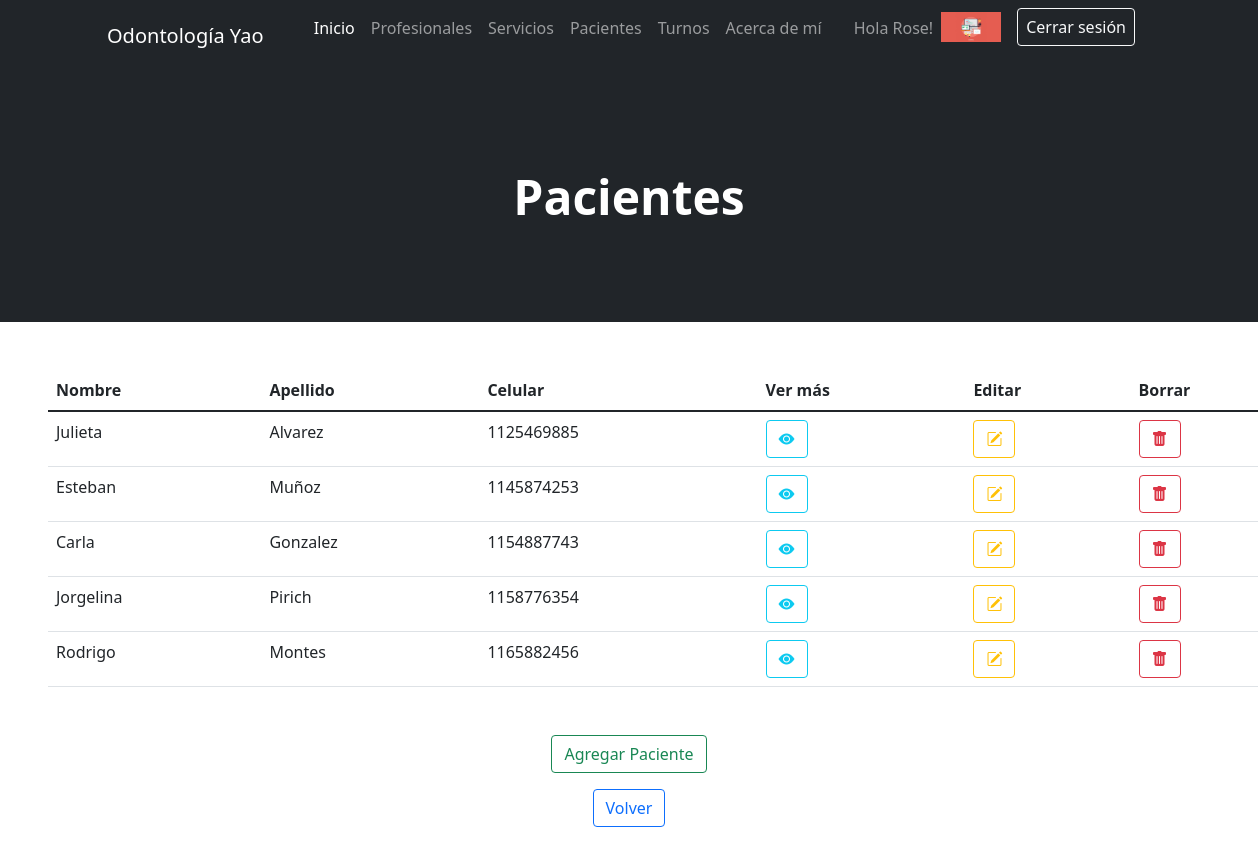
The page /AppOdonto/paciente/list/ (signed in) on the database its author committed.
### AppOdonto/models.py (models this page shows, shortened)
class Avatar(models.Model):
    usuario = models.ForeignKey(User, on_delete=models.CASCADE)
    imagen = models.ImageField(upload_to="avatares", null=True, blank=True)

class Paciente(models.Model):
    nombre = models.CharField(max_length=25)
    apellido = models.CharField(max_length=25)
    edad = models.IntegerField()
    celular = models.CharField(max_length=10)
    email = models.EmailField()

### AppOdonto/views.py (the view)
# urls.py: path('paciente/list/', PacienteList.as_view(), name="Paciente List"),
class PacienteList(LoginRequiredMixin, ListView):
    model = Paciente

### AppOdonto/templates/AppOdonto/paciente_list.html (shortened to what this page needs)
{% extends "AppOdonto/padre.html" %}
{% block header %}
    <h1 class="display-5 fw-bolder text-white mb-2">Pacientes</h1>
{% endblock %}
{% block formulario %}
<table class="table m-5">
    <thead>
    <tr>
        <th scope="col">Nombre</th>
        <th scope="col">Apellido</th>
        <th scope="col">Celular</th>
        <th scope="col">Ver más</th>
        <th scope="col">Editar</th>
        <th scope="col">Borrar</th>
    </tr>
    </thead>
    <tbody class="table-group-divider">
    {% for paciente in object_list %}
        <tr>
            <td>{{paciente.nombre}}</td>
            <td>{{paciente.apellido}}</td>
            <td>{{paciente.celular}}</td>
            <td><a href="{% url 'Paciente Detail' paciente.id %}" class="btn btn-outline-info"><i class="bi bi-eye-fill"></i></a></td>
            <td><a href="{% url 'Paciente Edit' paciente.id %}" class="btn btn-outline-warning"><i class="bi bi-pencil-square"></i></a></td>
            <td><a href="{% url 'Paciente Delete' paciente.id %}" class="btn btn-outline-danger"><i class="bi bi-trash-fill"></i></a></td>
        </tr>
    {% endfor %}
    </tbody>
</table>
    <p class="text-center"><a href="{% url 'Paciente Create' %}" class="btn btn-outline-success">Agregar Paciente</a></p>
    <p>
    <p class="text-center"><a href="{% url 'Inicio' %}" class="btn btn-outline-primary">Volver</a></p>
    </p>
{% endblock %}

### AppOdonto/templates/AppOdonto/padre.html (shortened to what this page needs)
<!DOCTYPE html>
<html lang="es">
    <head> {% load static %}
        <link href="https://cdn.jsdelivr.net/npm/bootstrap-icons@1.4.1/font/bootstrap-icons.css" rel="stylesheet" />
        <link href="{% static 'AppOdonto/css/styles.css' %}" rel="stylesheet" />
    </head>
    <body>
        <nav class="navbar navbar-expand-lg navbar-dark bg-dark">
            <div class="container px-5">
                <a class="navbar-brand" href="{% url 'Inicio' %}">Odontología Yao</a>
                <div class="collapse navbar-collapse" id="navbarSupportedContent">
                    <ul class="navbar-nav ms-auto mb-2 mb-lg-0">
                        <li class="nav-item"><a class="nav-link active" aria-current="page" href="{% url 'Inicio' %}">Inicio</a></li>
                        <li class="nav-item"><a class="nav-link" href="{% url 'Profesional List' %}">Profesionales</a></li>
                        <li class="nav-item"><a class="nav-link" href="{% url 'Servicio List' %}">Servicios</a></li>
                        <li class="nav-item"><a class="nav-link" href="{% url 'Paciente List' %}">Pacientes</a></li>
                        <li class="nav-item"><a class="nav-link" href="{% url 'Turno List' %}">Turnos</a></li>
                        <li class="nav-item"><a class="nav-link" href="{% url 'About' %}">Acerca de mí</a></li>
                        <li class="nav-item"><a class="nav-link">
                    {% if request.user.is_authenticated %}
                        <li class="nav-item"><p style="color:white"><a class="nav-link" href="{% url 'Editar Perfil' %}">Hola {{user.first_name}}!</a></p></li>
                        {% with user.avatar_set.first as miAvatar%}
                            {% if miAvatar %}
                        <li class="nav-item"><img src="{{miAvatar.imagen.url}}" alt="Imagen perfil" height="30px" class="my-1"></li>
                            {% endif %}
                        {% endwith %}
                        <li class="nav-item mx-3"><a class="btn btn-outline-light px-2" href="{% url 'Logout' %}">Cerrar sesión</a></li>
                    {% endif %}
                    </ul>
                </div>
            </div>
        </nav>
        <header class="bg-dark py-5">
            <div class="container px-5">
                <div class="row gx-5 justify-content-center">
                    <div class="col-lg-6">
                        <div class="text-center my-5">
                        {% block header %}{% endblock %}
                        </div>
                    </div>
                </div>
            </div>
        </header>
{% block formulario %}
{% endblock %}
    </body>
</html>

### rows shown on the page
Avatar: imagen (picture)
Paciente: nombre "Julieta", apellido "Alvarez", celular "1125469885"
Paciente: nombre "Esteban", apellido "Muñoz", celular "1145874253"
Paciente: nombre "Carla", apellido "Gonzalez", celular "1154887743"
Paciente: nombre "Jorgelina", apellido "Pirich", celular "1158776354"
Paciente: nombre "Rodrigo", apellido "Montes", celular "1165882456"

### other values the page prints
{{ user.first_name }} "Rose"
